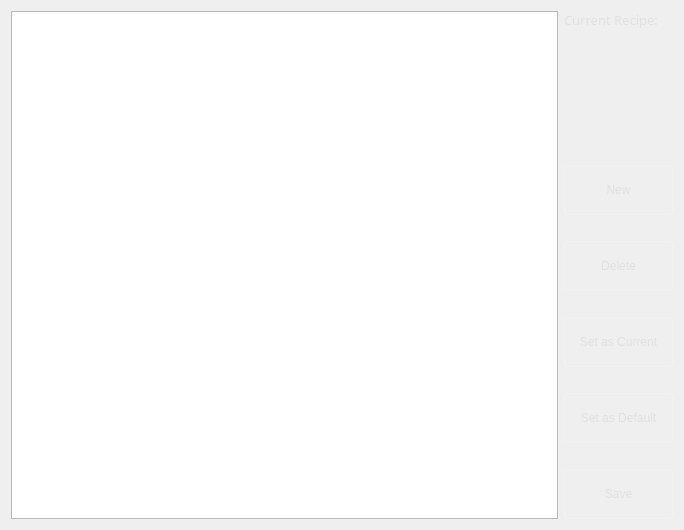
<?xml version="1.0" encoding="UTF-8"?>
<ui version="4.0">
 <class>ProgrammeManngerClass</class>
 <widget class="QWidget" name="ProgrammeManngerClass">
  <property name="geometry">
   <rect>
    <x>0</x>
    <y>0</y>
    <width>684</width>
    <height>530</height>
   </rect>
  </property>
  <property name="windowTitle">
   <string>ProgrammeMannger</string>
  </property>
  <property name="styleSheet">
   <string notr="true">color:#E0E0E0;</string>
  </property>
  <layout class="QGridLayout" name="gridLayout">
   <item row="0" column="0">
    <layout class="QHBoxLayout" name="horizontalLayout" stretch="5,1">
     <item>
      <widget class="QTableWidget" name="tableWidget_Pro"/>
     </item>
     <item>
      <layout class="QVBoxLayout" name="verticalLayout">
       <item>
        <widget class="QLabel" name="label_5">
         <property name="font">
          <font>
           <family>Microsoft YaHei</family>
           <pointsize>10</pointsize>
          </font>
         </property>
         <property name="text">
          <string>Current Recipe:</string>
         </property>
        </widget>
       </item>
       <item>
        <widget class="QLabel" name="label_programmName">
         <property name="minimumSize">
          <size>
           <width>0</width>
           <height>60</height>
          </size>
         </property>
         <property name="maximumSize">
          <size>
           <width>200</width>
           <height>16777215</height>
          </size>
         </property>
         <property name="font">
          <font>
           <family>Microsoft YaHei</family>
           <pointsize>12</pointsize>
          </font>
         </property>
         <property name="styleSheet">
          <string notr="true">color:red;</string>
         </property>
         <property name="text">
          <string/>
         </property>
        </widget>
       </item>
       <item>
        <spacer name="verticalSpacer">
         <property name="orientation">
          <enum>Qt::Vertical</enum>
         </property>
         <property name="sizeHint" stdset="0">
          <size>
           <width>20</width>
           <height>40</height>
          </size>
         </property>
        </spacer>
       </item>
       <item>
        <widget class="QPushButton" name="btn_CreatePro">
         <property name="minimumSize">
          <size>
           <width>0</width>
           <height>50</height>
          </size>
         </property>
         <property name="maximumSize">
          <size>
           <width>200</width>
           <height>16777215</height>
          </size>
         </property>
         <property name="styleSheet">
          <string notr="true">QPushButton{
border: 1px solid rgba(255, 255, 255, 0.2);
border-radius: 4px;
}
QPushButton:hover
{
	background-color:#000426;
}
QPushButton:pressed
{
	background-color:rgb(65,65,65);
}
</string>
         </property>
         <property name="text">
          <string>New</string>
         </property>
        </widget>
       </item>
       <item>
        <widget class="QLabel" name="label">
         <property name="text">
          <string/>
         </property>
        </widget>
       </item>
       <item>
        <widget class="QPushButton" name="btn_DeletePro">
         <property name="minimumSize">
          <size>
           <width>0</width>
           <height>50</height>
          </size>
         </property>
         <property name="maximumSize">
          <size>
           <width>200</width>
           <height>16777215</height>
          </size>
         </property>
         <property name="styleSheet">
          <string notr="true">QPushButton{
border: 1px solid rgba(255, 255, 255, 0.2);
border-radius: 4px;
}
QPushButton:hover
{
	background-color:#000426;
}
QPushButton:pressed
{
	background-color:rgb(65,65,65);
}
</string>
         </property>
         <property name="text">
          <string>Delete</string>
         </property>
        </widget>
       </item>
       <item>
        <widget class="QLabel" name="label_2">
         <property name="text">
          <string/>
         </property>
        </widget>
       </item>
       <item>
        <widget class="QPushButton" name="btn_ChangePro">
         <property name="minimumSize">
          <size>
           <width>0</width>
           <height>50</height>
          </size>
         </property>
         <property name="maximumSize">
          <size>
           <width>200</width>
           <height>16777215</height>
          </size>
         </property>
         <property name="styleSheet">
          <string notr="true">QPushButton{
border: 1px solid rgba(255, 255, 255, 0.2);
border-radius: 4px;
}
QPushButton:hover
{
	background-color:#000426;
}
QPushButton:pressed
{
	background-color:rgb(65,65,65);
}
</string>
         </property>
         <property name="text">
          <string>Set as Current</string>
         </property>
        </widget>
       </item>
       <item>
        <widget class="QLabel" name="label_3">
         <property name="text">
          <string/>
         </property>
        </widget>
       </item>
       <item>
        <widget class="QPushButton" name="btn_DefaultPro">
         <property name="minimumSize">
          <size>
           <width>0</width>
           <height>50</height>
          </size>
         </property>
         <property name="maximumSize">
          <size>
           <width>200</width>
           <height>16777215</height>
          </size>
         </property>
         <property name="styleSheet">
          <string notr="true">QPushButton{
border: 1px solid rgba(255, 255, 255, 0.2);
border-radius: 4px;
}
QPushButton:hover
{
	background-color:#000426;
}
QPushButton:pressed
{
	background-color:rgb(65,65,65);
}
</string>
         </property>
         <property name="text">
          <string>Set as Default</string>
         </property>
        </widget>
       </item>
       <item>
        <widget class="QLabel" name="label_4">
         <property name="text">
          <string/>
         </property>
        </widget>
       </item>
       <item>
        <widget class="QPushButton" name="btn_SavePro">
         <property name="minimumSize">
          <size>
           <width>0</width>
           <height>50</height>
          </size>
         </property>
         <property name="maximumSize">
          <size>
           <width>200</width>
           <height>16777215</height>
          </size>
         </property>
         <property name="styleSheet">
          <string notr="true">QPushButton{
border: 1px solid rgba(255, 255, 255, 0.2);
border-radius: 4px;
}
QPushButton:hover
{
	background-color:#000426;
}
QPushButton:pressed
{
	background-color:rgb(65,65,65);
}
</string>
         </property>
         <property name="text">
          <string>Save</string>
         </property>
        </widget>
       </item>
      </layout>
     </item>
    </layout>
   </item>
  </layout>
 </widget>
 <layoutdefault spacing="6" margin="11"/>
 <resources/>
 <connections/>
</ui>
